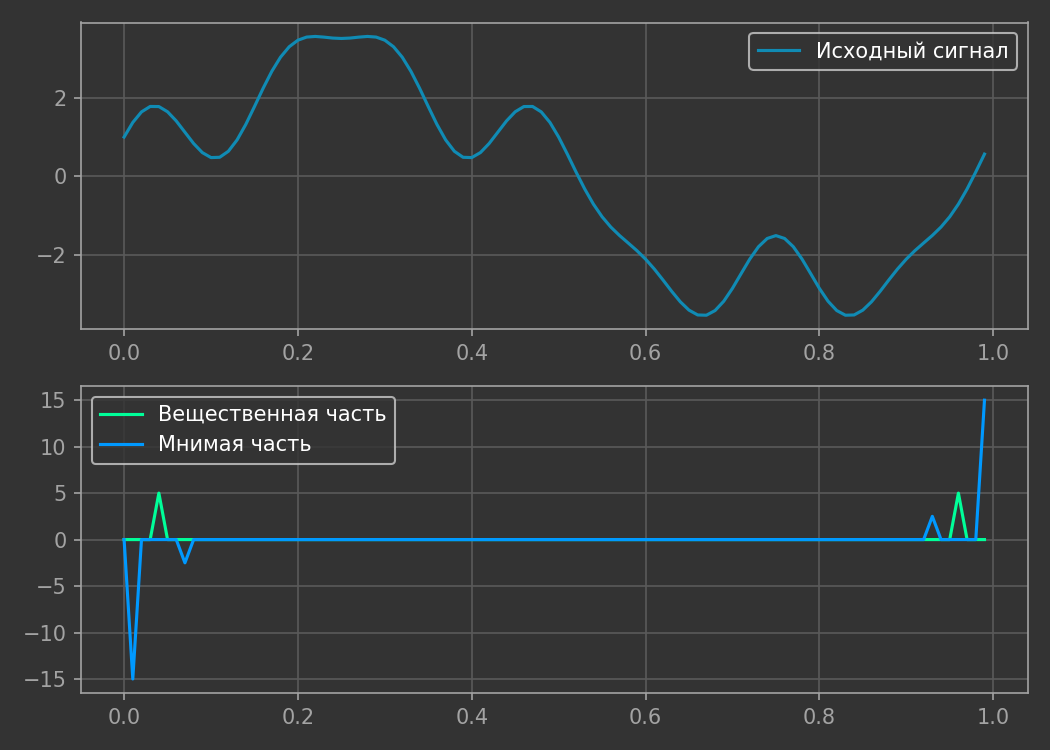

Reproduce this figure in Python.
import warnings
import numpy as np
import matplotlib.pyplot as plt

# Скопированные настройки из другого проекта, TCT

# Filling empty space on a plot
warnings.simplefilter('ignore', UserWarning)
plt.rcParams['figure.autolayout'] = True

# MatPlotLib custom theme
# https://matplotlib.org/stable/tutorials/introductory/customizing.html
text_color = '#FFFFFF'
muted_color = '#A3A3A3'
highlight_color = '#5A5A5A'
bg_color = '#333333'
inputON_color = '#424242'
plt.rcParams |= {
    'text.color': text_color, 'axes.labelcolor': text_color,
    'axes.edgecolor': muted_color, 'xtick.color': muted_color, 'ytick.color': muted_color,
    'figure.facecolor': bg_color, 'axes.facecolor': bg_color,
    'axes.grid': True, 'grid.color': highlight_color
    }


# Генерируем сигнал
step = 0.01
x0 = np.arange(0,1,step)
y0 = 3*np.sin(2*np.pi*x0 * 1) + np.cos(2*np.pi*x0 * 4) + 0.5*np.sin(2*np.pi*x0 * 7)
with open('data.dat', 'w') as file:
    file.write(f'# {len(x0)}\n')
    for y in y0:
        file.write(f'{y}\t0.\n')

# Читаем спектр
y1_re, y1_im = np.loadtxt('result.dat', skiprows=1).transpose()
y1_abs = np.loadtxt('abs.dat')
x1 = np.arange(0, y1_abs.size*step, step)

# Рисуем график
fig, (ax0, ax1) = plt.subplots(2, 1, figsize=(7, 5), dpi=100)
ax0.plot(x0, y0, label='Исходный сигнал', color='#108BB4')
ax0.legend()
ax1.plot(x1, y1_re, label='Вещественная часть', color='#00FF99')
ax1.plot(x1, y1_im, label='Мнимая часть', color='#0099FF')
#ax1.plot(x0, y1_abs, label='Absolute', color='#FFFFFF')
ax1.legend()
fig.savefig('plot.png', dpi=150)
#plt.show()
